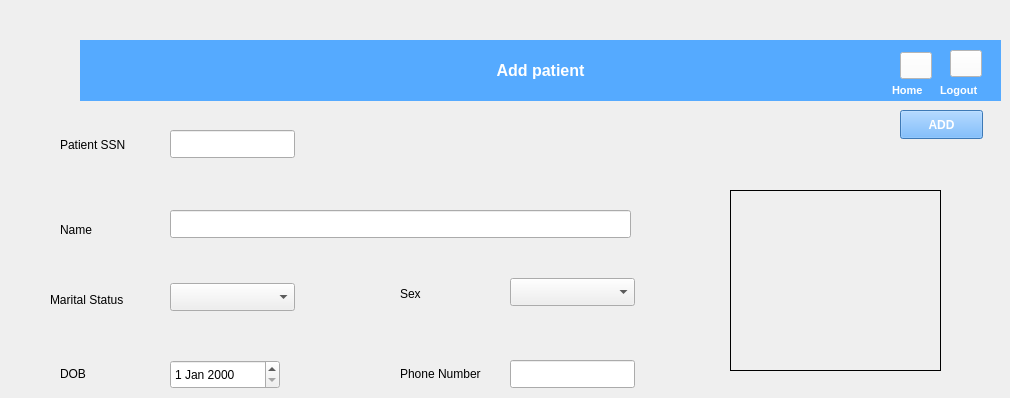
   <widget class="QWidget" name="tab">
    <attribute name="title">
     <string>Add Patient</string>
    </attribute>
    <widget class="QLabel" name="label_4">
     <property name="geometry">
      <rect>
       <x>400</x>
       <y>280</y>
       <width>48</width>
       <height>28</height>
      </rect>
     </property>
     <property name="text">
      <string>Sex</string>
     </property>
    </widget>
    <widget class="QComboBox" name="patient_gender_1">
     <property name="geometry">
      <rect>
       <x>510</x>
       <y>278</y>
       <width>125</width>
       <height>28</height>
      </rect>
     </property>
     <property name="currentIndex">
      <number>-1</number>
     </property>
     <item>
      <property name="text">
       <string>Male</string>
      </property>
     </item>
     <item>
      <property name="text">
       <string>Female</string>
      </property>
     </item>
    </widget>
    <widget class="QLineEdit" name="patient_id_1">
     <property name="geometry">
      <rect>
       <x>170</x>
       <y>130</y>
       <width>125</width>
       <height>28</height>
      </rect>
     </property>
    </widget>
    <widget class="QPushButton" name="add_pushButton">
     <property name="geometry">
      <rect>
       <x>900</x>
       <y>110</y>
       <width>83</width>
       <height>29</height>
      </rect>
     </property>
     <property name="font">
      <font>
       <italic>false</italic>
       <bold>true</bold>
       <strikeout>false</strikeout>
      </font>
     </property>
     <property name="styleSheet">
      <string notr="true">color: rgb(255, 255, 255);
background-color: rgb(85, 170, 255);</string>
     </property>
     <property name="text">
      <string>ADD</string>
     </property>
    </widget>
    <widget class="QLabel" name="img_1_1">
     <property name="geometry">
      <rect>
       <x>730</x>
       <y>190</y>
       <width>211</width>
       <height>181</height>
      </rect>
     </property>
     <property name="frameShape">
      <enum>QFrame::Box</enum>
     </property>
     <property name="text">
      <string/>
     </property>
     <property name="pixmap">
      <pixmap resource="resource.qrc">:/images/user.png</pixmap>
     </property>
     <property name="scaledContents">
      <bool>true</bool>
     </property>
    </widget>
    <widget class="QLabel" name="label_32">
     <property name="geometry">
      <rect>
       <x>400</x>
       <y>360</y>
       <width>99</width>
       <height>28</height>
      </rect>
     </property>
     <property name="text">
      <string>Phone Number</string>
     </property>
    </widget>
    <widget class="QLineEdit" name="patient_phone_number_1">
     <property name="geometry">
      <rect>
       <x>510</x>
       <y>360</y>
       <width>125</width>
       <height>28</height>
      </rect>
     </property>
    </widget>
    <widget class="QLabel" name="label_101">
     <property name="geometry">
      <rect>
       <x>80</x>
       <y>40</y>
       <width>921</width>
       <height>61</height>
      </rect>
     </property>
     <property name="font">
      <font>
       <pointsize>12</pointsize>
       <bold>true</bold>
      </font>
     </property>
     <property name="autoFillBackground">
      <bool>false</bool>
     </property>
     <property name="styleSheet">
      <string notr="true">background-color: rgb(85, 170, 255);
color: rgb(255, 255, 255);</string>
     </property>
     <property name="text">
      <string>Add patient</string>
     </property>
     <property name="alignment">
      <set>Qt::AlignCenter</set>
     </property>
     <property name="wordWrap">
      <bool>false</bool>
     </property>
     <property name="margin">
      <number>0</number>
     </property>
     <property name="indent">
      <number>-1</number>
     </property>
    </widget>
    <widget class="QLabel" name="img_1">
     <property name="geometry">
      <rect>
       <x>0</x>
       <y>35</y>
       <width>121</width>
       <height>71</height>
      </rect>
     </property>
     <property name="text">
      <string/>
     </property>
     <property name="pixmap">
      <pixmap resource="resource.qrc">:/images/add.png</pixmap>
     </property>
     <property name="scaledContents">
      <bool>true</bool>
     </property>
    </widget>
    <widget class="QComboBox" name="patient_marital_status_1">
     <property name="geometry">
      <rect>
       <x>170</x>
       <y>283</y>
       <width>125</width>
       <height>28</height>
      </rect>
     </property>
     <property name="currentText">
      <string/>
     </property>
     <property name="currentIndex">
      <number>-1</number>
     </property>
     <item>
      <property name="text">
       <string>Single</string>
      </property>
     </item>
     <item>
      <property name="text">
       <string>Married</string>
      </property>
     </item>
     <item>
      <property name="text">
       <string>Divorced</string>
      </property>
     </item>
     <item>
      <property name="text">
       <string>Widowed</string>
      </property>
     </item>
    </widget>
    <widget class="QLabel" name="label_5">
     <property name="geometry">
      <rect>
       <x>50</x>
       <y>290</y>
       <width>131</width>
       <height>20</height>
      </rect>
     </property>
     <property name="text">
      <string>Marital Status</string>
     </property>
    </widget>
    <widget class="QLineEdit" name="patient_first_name_1">
     <property name="geometry">
      <rect>
       <x>170</x>
       <y>210</y>
       <width>461</width>
       <height>28</height>
      </rect>
     </property>
    </widget>
    <widget class="QLabel" name="label_9">
     <property name="geometry">
      <rect>
       <x>60</x>
       <y>210</y>
       <width>71</width>
       <height>39</height>
      </rect>
     </property>
     <property name="text">
      <string>Name</string>
     </property>
    </widget>
    <widget class="QLabel" name="label_13">
     <property name="geometry">
      <rect>
       <x>60</x>
       <y>135</y>
       <width>91</width>
       <height>20</height>
      </rect>
     </property>
     <property name="text">
      <string>Patient SSN</string>
     </property>
    </widget>
    <widget class="QPushButton" name="home_pushButton_1">
     <property name="geometry">
      <rect>
       <x>900</x>
       <y>52</y>
       <width>32</width>
       <height>27</height>
      </rect>
     </property>
     <property name="styleSheet">
      <string notr="true">background-color: rgb(255, 255, 255);</string>
     </property>
     <property name="text">
      <string/>
     </property>
     <property name="icon">
      <iconset resource="resource.qrc">
       <normaloff>:/images/home.png</normaloff>:/images/home.png</iconset>
     </property>
     <property name="iconSize">
      <size>
       <width>24</width>
       <height>24</height>
      </size>
     </property>
    </widget>
    <widget class="QPushButton" name="logout_pushButton_1">
     <property name="geometry">
      <rect>
       <x>950</x>
       <y>50</y>
       <width>32</width>
       <height>27</height>
      </rect>
     </property>
     <property name="styleSheet">
      <string notr="true">background-color: rgb(255, 255, 255);</string>
     </property>
     <property name="text">
      <string/>
     </property>
     <property name="icon">
      <iconset resource="resource.qrc">
       <normaloff>:/images/logout.png</normaloff>:/images/logout.png</iconset>
     </property>
     <property name="iconSize">
      <size>
       <width>24</width>
       <height>24</height>
      </size>
     </property>
    </widget>
    <widget class="QLabel" name="label_14">
     <property name="geometry">
      <rect>
       <x>940</x>
       <y>80</y>
       <width>51</width>
       <height>20</height>
      </rect>
     </property>
     <property name="font">
      <font>
       <pointsize>8</pointsize>
       <bold>true</bold>
      </font>
     </property>
     <property name="styleSheet">
      <string notr="true">color: rgb(255, 255, 255);</string>
     </property>
     <property name="text">
      <string>Logout</string>
     </property>
    </widget>
    <widget class="QLabel" name="label_17">
     <property name="geometry">
      <rect>
       <x>892</x>
       <y>80</y>
       <width>51</width>
       <height>20</height>
      </rect>
     </property>
     <property name="font">
      <font>
       <pointsize>8</pointsize>
       <bold>true</bold>
       <kerning>true</kerning>
      </font>
     </property>
     <property name="styleSheet">
      <string notr="true">color: rgb(255, 255, 255);</string>
     </property>
     <property name="text">
      <string>Home</string>
     </property>
    </widget>
    <widget class="QLabel" name="label_43">
     <property name="geometry">
      <rect>
       <x>60</x>
       <y>360</y>
       <width>41</width>
       <height>28</height>
      </rect>
     </property>
     <property name="text">
      <string>DOB</string>
     </property>
    </widget>
    <widget class="QDateEdit" name="patient_dateEdit_1">
     <property name="geometry">
      <rect>
       <x>170</x>
       <y>360</y>
       <width>110</width>
       <height>29</height>
      </rect>
     </property>
    </widget>
   </widget>
